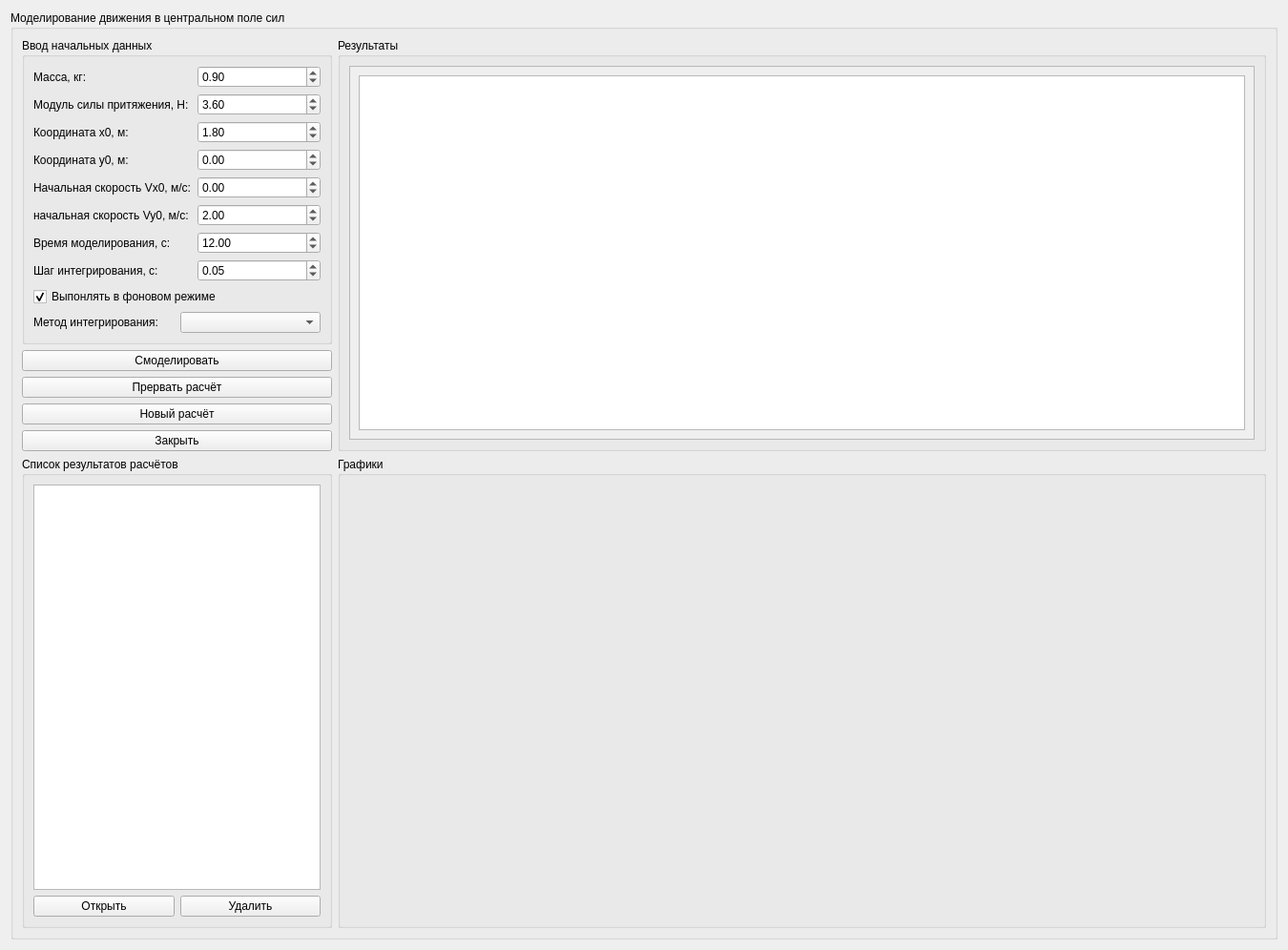
<?xml version="1.0" encoding="UTF-8"?>
<ui version="4.0">
 <class>Widget</class>
 <widget class="QWidget" name="Widget">
  <property name="geometry">
   <rect>
    <x>0</x>
    <y>0</y>
    <width>1350</width>
    <height>996</height>
   </rect>
  </property>
  <property name="sizePolicy">
   <sizepolicy hsizetype="Maximum" vsizetype="Preferred">
    <horstretch>0</horstretch>
    <verstretch>0</verstretch>
   </sizepolicy>
  </property>
  <property name="windowTitle">
   <string>Widget</string>
  </property>
  <layout class="QGridLayout" name="gridLayout">
   <item row="0" column="0">
    <widget class="QGroupBox" name="groupBox">
     <property name="title">
      <string>Моделирование движения в центральном поле сил</string>
     </property>
     <layout class="QVBoxLayout" name="verticalLayout_3" stretch="1,2">
      <item>
       <layout class="QHBoxLayout" name="horizontalLayout" stretch="1,3">
        <item>
         <layout class="QVBoxLayout" name="LayoutOfInitData">
          <item>
           <widget class="QGroupBox" name="GroupBoxInitialData">
            <property name="layoutDirection">
             <enum>Qt::LayoutDirection::LeftToRight</enum>
            </property>
            <property name="title">
             <string>Ввод начальных данных</string>
            </property>
            <layout class="QVBoxLayout" name="verticalLayout_4">
             <item>
              <layout class="QFormLayout" name="formLayout">
               <item row="0" column="0">
                <widget class="QLabel" name="LabelEditWeight">
                 <property name="text">
                  <string>Масса, кг:</string>
                 </property>
                </widget>
               </item>
               <item row="0" column="1">
                <widget class="QDoubleSpinBox" name="EditWeight">
                 <property name="value">
                  <double>0.900000000000000</double>
                 </property>
                </widget>
               </item>
               <item row="1" column="0">
                <widget class="QLabel" name="LabelModuleOfGravitysForce">
                 <property name="text">
                  <string>Модуль силы притяжения, Н:</string>
                 </property>
                </widget>
               </item>
               <item row="1" column="1">
                <widget class="QDoubleSpinBox" name="EditForce">
                 <property name="value">
                  <double>3.600000000000000</double>
                 </property>
                </widget>
               </item>
               <item row="2" column="0">
                <widget class="QLabel" name="LabelInitialX0">
                 <property name="text">
                  <string>Координата x0, м:</string>
                 </property>
                </widget>
               </item>
               <item row="2" column="1">
                <widget class="QDoubleSpinBox" name="EditX0">
                 <property name="minimum">
                  <double>-99.989999999999995</double>
                 </property>
                 <property name="value">
                  <double>1.800000000000000</double>
                 </property>
                </widget>
               </item>
               <item row="3" column="0">
                <widget class="QLabel" name="LabelInitialY0">
                 <property name="text">
                  <string>Координата y0, м:</string>
                 </property>
                </widget>
               </item>
               <item row="3" column="1">
                <widget class="QDoubleSpinBox" name="EditY0">
                 <property name="minimum">
                  <double>-99.989999999999995</double>
                 </property>
                </widget>
               </item>
               <item row="4" column="0">
                <widget class="QLabel" name="LabelVx0">
                 <property name="text">
                  <string>Начальная скорость Vx0, м/с:</string>
                 </property>
                </widget>
               </item>
               <item row="4" column="1">
                <widget class="QDoubleSpinBox" name="EditVx0">
                 <property name="minimum">
                  <double>-99.989999999999995</double>
                 </property>
                </widget>
               </item>
               <item row="5" column="0">
                <widget class="QLabel" name="LabelVy0">
                 <property name="text">
                  <string>начальная скорость Vy0, м/с:</string>
                 </property>
                </widget>
               </item>
               <item row="5" column="1">
                <widget class="QDoubleSpinBox" name="EditVy0">
                 <property name="minimum">
                  <double>-99.989999999999995</double>
                 </property>
                 <property name="value">
                  <double>2.000000000000000</double>
                 </property>
                </widget>
               </item>
               <item row="6" column="0">
                <widget class="QLabel" name="LabelTime">
                 <property name="text">
                  <string>Время моделирования, с:</string>
                 </property>
                </widget>
               </item>
               <item row="6" column="1">
                <widget class="QDoubleSpinBox" name="EditTime">
                 <property name="value">
                  <double>12.000000000000000</double>
                 </property>
                </widget>
               </item>
               <item row="7" column="0">
                <widget class="QLabel" name="LabelIntegrationStep">
                 <property name="text">
                  <string>Шаг интегрирования, с:</string>
                 </property>
                </widget>
               </item>
               <item row="7" column="1">
                <widget class="QDoubleSpinBox" name="EditStepOfIntegration">
                 <property name="value">
                  <double>0.050000000000000</double>
                 </property>
                </widget>
               </item>
              </layout>
             </item>
             <item>
              <widget class="QCheckBox" name="checkBox">
               <property name="text">
                <string>Выпонлять в фоновом режиме</string>
               </property>
               <property name="checked">
                <bool>true</bool>
               </property>
              </widget>
             </item>
             <item>
              <layout class="QHBoxLayout" name="horizontalLayout_3">
               <item>
                <widget class="QLabel" name="label">
                 <property name="text">
                  <string>Метод интегрирования:</string>
                 </property>
                </widget>
               </item>
               <item>
                <widget class="QComboBox" name="comboBox"/>
               </item>
              </layout>
             </item>
            </layout>
           </widget>
          </item>
          <item>
           <widget class="QPushButton" name="ButtonStart">
            <property name="text">
             <string>Смоделировать</string>
            </property>
           </widget>
          </item>
          <item>
           <widget class="QPushButton" name="ButtonStopCalculation">
            <property name="text">
             <string>Прервать расчёт</string>
            </property>
           </widget>
          </item>
          <item>
           <widget class="QPushButton" name="ButtonNewCalculation">
            <property name="text">
             <string>Новый расчёт</string>
            </property>
           </widget>
          </item>
          <item>
           <widget class="QPushButton" name="ButtonExit">
            <property name="text">
             <string>Закрыть</string>
            </property>
           </widget>
          </item>
         </layout>
        </item>
        <item>
         <widget class="QGroupBox" name="GroupBoxResults">
          <property name="title">
           <string>Результаты</string>
          </property>
          <layout class="QVBoxLayout" name="verticalLayout_2" stretch="0">
           <item>
            <widget class="QScrollArea" name="scrollArea">
             <property name="widgetResizable">
              <bool>true</bool>
             </property>
             <widget class="QWidget" name="scrollAreaWidgetContents">
              <property name="geometry">
               <rect>
                <x>0</x>
                <y>0</y>
                <width>945</width>
                <height>469</height>
               </rect>
              </property>
              <layout class="QVBoxLayout" name="verticalLayout">
               <item>
                <widget class="QTableView" name="Table">
                 <property name="alternatingRowColors">
                  <bool>false</bool>
                 </property>
                 <property name="showGrid">
                  <bool>true</bool>
                 </property>
                 <attribute name="horizontalHeaderCascadingSectionResizes">
                  <bool>false</bool>
                 </attribute>
                </widget>
               </item>
              </layout>
             </widget>
            </widget>
           </item>
          </layout>
         </widget>
        </item>
       </layout>
      </item>
      <item>
       <layout class="QHBoxLayout" name="horizontalLayout_2" stretch="1,3">
        <item>
         <widget class="QGroupBox" name="GroupBoxLResultList">
          <property name="title">
           <string>Список результатов расчётов </string>
          </property>
          <layout class="QVBoxLayout" name="verticalLayout_5">
           <item>
            <widget class="QListWidget" name="ListWidgetResults"/>
           </item>
           <item>
            <layout class="QHBoxLayout" name="horizontalLayout_4">
             <item>
              <widget class="QPushButton" name="ButtonActivateResult">
               <property name="text">
                <string>Открыть</string>
               </property>
              </widget>
             </item>
             <item>
              <widget class="QPushButton" name="ButtonDeleteResult">
               <property name="text">
                <string>Удалить</string>
               </property>
              </widget>
             </item>
            </layout>
           </item>
          </layout>
         </widget>
        </item>
        <item>
         <widget class="QGroupBox" name="GroupBoxGraphics">
          <property name="title">
           <string>Графики</string>
          </property>
         </widget>
        </item>
       </layout>
      </item>
     </layout>
    </widget>
   </item>
  </layout>
 </widget>
 <resources/>
 <connections/>
</ui>
